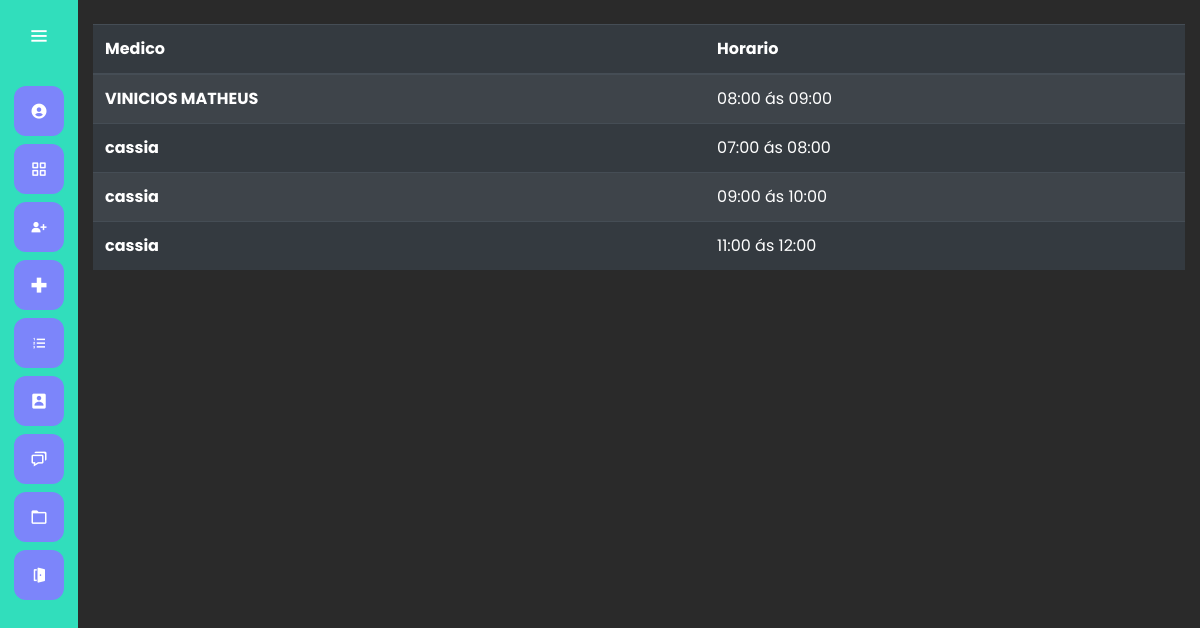
The page /agenda/agenda/ on the database its author committed.
### consulta/models.py (models this page shows)
class MarcarConsulta(models.Model):
    paciente = models.ForeignKey(Paciente, on_delete=models.CASCADE)
    medico = models.ForeignKey(Medico, on_delete=models.CASCADE)
    data  = models.DateField()
    descricao = models.TextField()
    valor = models.FloatField()
    HORARIOS = (
        ("1", "07:00 ás 08:00"),
        ("2", "08:00 ás 09:00"),
        ("3", "09:00 ás 10:00"),
        ("4", "10:00 ás 11:00"),
        ("5", "11:00 ás 12:00"),
    )
    horario = models.CharField(max_length=10, choices=HORARIOS)

### medico/models.py (models this page shows)
class Medico(models.Model):
    nome = models.CharField(max_length=50)
    especialidades = models.CharField(max_length=50)
    crm = models.CharField(max_length=12)
    cpf = models.CharField(max_length=11)
    dta_nascimento = models.DateField()
    tel = models.CharField(max_length=11)
    endereco = models.CharField(max_length=150)
    def __str__(self) -> str:
        return self.nome

### agenda/views.py (the view)
# urls.py: path('agenda/', views.agenda, name="agenda")
def agenda(request):
    if request.method == 'GET':
        medico = Medico.objects.all()
        horario = MarcarConsulta.objects.all().order_by('-medico','horario')
        return render(request, 'agendamentos.html', {'medico':medico, 'horario':horario})

### agenda/templates/agendamentos.html (shortened to what this page needs)
{% extends 'base.html' %}
{% load bootstrap4 %}
{% load static %}
{% block 'head' %}
    <link rel="stylesheet" href="{% static 'cadastro/css/cadastro_usuarios.css' %}">
{% endblock %}
{% block 'dashboard'%}
<div class="container" >
    <br>
    <table class="table table-striped table-dark" >
        <thead >
          <tr>
            <th scope="col">Medico</th>
            <th scope="col">Horario</th>
          </tr>
        </thead>
        <tbody>
          {% for horarios in horario %}
          <tr>
            <th scope="row">{{horarios.medico}}</th>
            <td>{{horarios.get_horario_display}}</td>
          </tr>
          {% endfor %}
        </tbody>
      </table>
</div>
{% endblock 'dashboard'%}

### templates/static/general/css/base.css (style rules this page uses)
* { margin: 0; padding: 0; box-sizing: border-box; font-family: "Poppins" , sans-serif; }

### templates/static/general/css/general.css (style rules this page uses)
:root { --main-color: #7C85FA; --dark-color: #31DEBC; --light-color: #98F542; --contrast-color: #DEAE31; --differential-color: #ff5938; }

### rows shown on the page
MarcarConsulta: medico "VINICIOS MATHEUS", horario "08:00 ás 09:00"
MarcarConsulta: medico "cassia", horario "07:00 ás 08:00"
MarcarConsulta: medico "cassia", horario "09:00 ás 10:00"
MarcarConsulta: medico "cassia", horario "11:00 ás 12:00"
